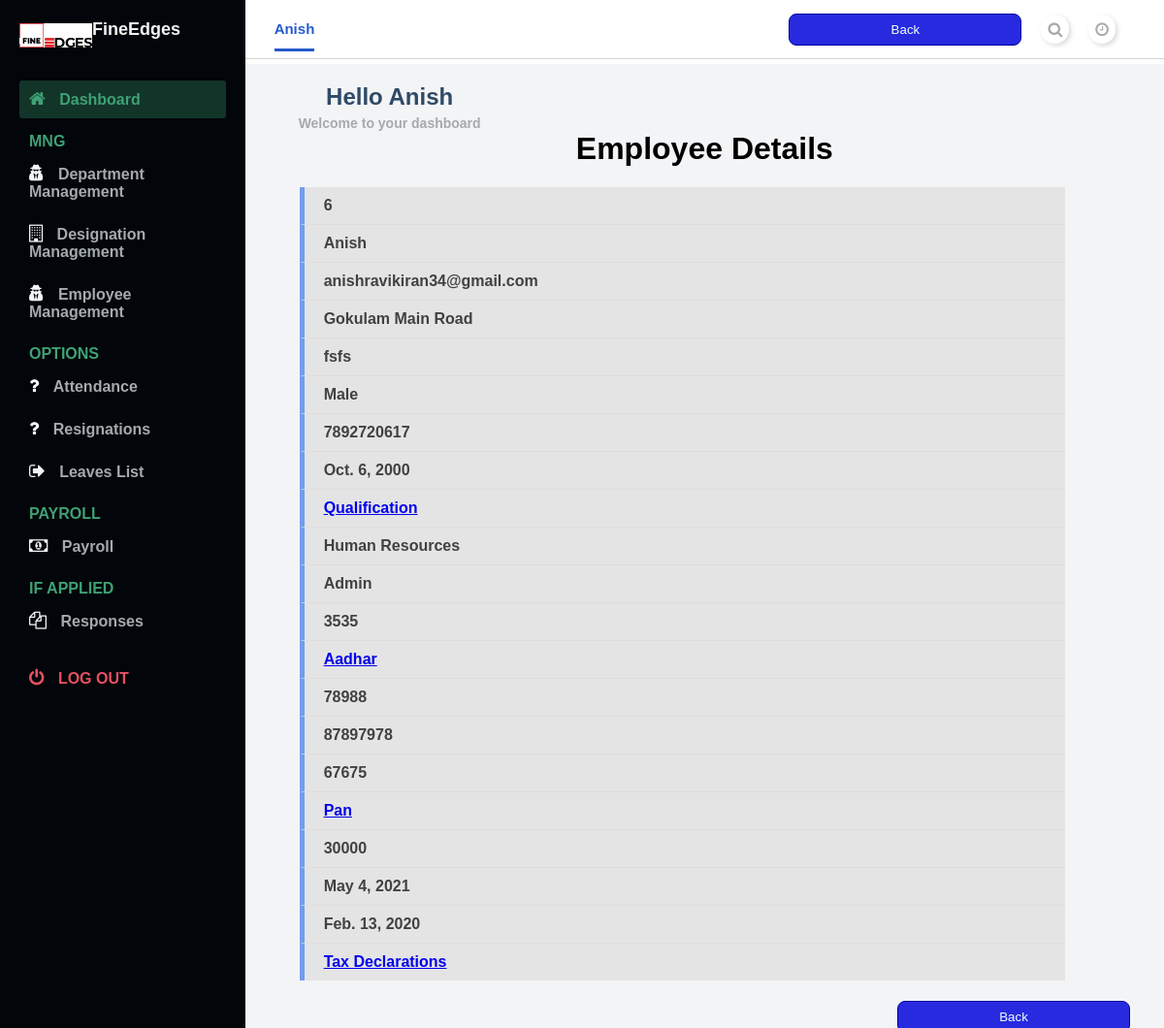
The page /6/employee-more (signed in) on the database its author committed.
### loginanddashboard/models.py (models this page shows, shortened)
class EmplopyeeDetails(models.Model):
    user = models.OneToOneField(User, null=True, blank=True, on_delete=models.CASCADE)
    employee_name = models.CharField(max_length=100)
    email = models.EmailField()
    current_address = models.CharField(max_length=200)
    permanent_address = models.CharField(max_length=200)
    gender = models.CharField(max_length=10)
    mobile_number = models.BigIntegerField(null=True)
    date_of_birth = models.DateField(null=True, auto_created=True)
    qualification = models.FileField(upload_to="qualifications", null=True,)
    department_name = models.ForeignKey(
        Department, null=True, on_delete=models.SET_NULL,
        related_name="dept")
    designation = models.ForeignKey(
        Designation, null=True, on_delete=models.SET_NULL,
        related_name="designation")
    aadhar_number = models.BigIntegerField(null=True)
    aadhar_copy = models.FileField(upload_to="aadhars", null=True)
    bank_name = models.CharField(max_length=200, null=True)
    bank_acc_number = models.BigIntegerField(null=True)
    pan_number = models.BigIntegerField(null=True)
    pan_copy = models.FileField(upload_to="pans", null=True)
    tax_saving_declarations_and_proofs = models.FileField(upload_to="tax_uploads", null=True)
    basic_salary = models.BigIntegerField(null=True)
    date_created = models.DateField(auto_created=True)
    date_join = models.DateField(null=True)

class Department(models.Model):
    department_name = models.CharField(max_length=100)
    def __str__(self):
        return self.department_name

class Designation(models.Model):
    designation_name = models.CharField(max_length=100)
    def __str__(self):
        return self.designation_name

### loginanddashboard/views.py (the view)
# urls.py: path("<int:pk>/employee-more", login_required(login_url='login')(views.EmpViewMoreView.as_view()), name="empviewmore"),
class EmpViewMoreView(DetailView):
    template_name = "loginanddashboard/emp_view_more.html"
    @method_decorator(decorators.allowed_users(allowed_roles=['HR','admin']))
    def dispatch(self, *args, **kwargs):
        return super().dispatch(*args, **kwargs)
    model = models.EmplopyeeDetails
    context_object_name = "employee_obj"

### loginanddashboard/templates/loginanddashboard/emp_view_more.html (shortened to what this page needs)
{% extends 'base.html' %}
{% load static %}
{% block css_files %}
    <link rel="stylesheet" href="{% static "loginanddashboard/department_details.css" %}">
{% endblock css_files %}
    {% block content %}
    <h1>Employee Details</h1>
        <ul class="list-group">
            <li class="list-group-item">{{ employee_obj.id }}</li>
            <li class="list-group-item">{{ employee_obj.employee_name }}</li>
            <li class="list-group-item">{{ employee_obj.email }}</li>
            <li class="list-group-item">{{ employee_obj.current_address }}</li>
            <li class="list-group-item">{{ employee_obj.permanent_address }}</li>
            <li class="list-group-item">{{ employee_obj.gender }}</li>
            <li class="list-group-item">{{ employee_obj.mobile_number }}</li>
            <li class="list-group-item">{{ employee_obj.date_of_birth }}</li>
            <li class="list-group-item"><a href="{{ employee_obj.qualification.url }}">Qualification</a></li>
            <li class="list-group-item">{{ employee_obj.department_name }}</li>
            <li class="list-group-item">{{ employee_obj.designation }}</li>
            <li class="list-group-item">{{ employee_obj.aadhar_number }}</li>
            <li class="list-group-item"><a href="{{ employee_obj.aadhar_copy.url }}">Aadhar</a></li>
            <li class="list-group-item">{{ employee_obj.bank_name }}</li>
            <li class="list-group-item">{{ employee_obj.bank_acc_number }}</li>
            <li class="list-group-item">{{ employee_obj.pan_number }}</li>
            <li class="list-group-item"><a href="{{ employee_obj.pan_copy.url }}">Pan</a></li>
            <li class="list-group-item">{{ employee_obj.basic_salary }}</li>
            <li class="list-group-item">{{ employee_obj.date_created }}</li>
            <li class="list-group-item">{{ employee_obj.date_join }}</li>
            <li class="list-group-item"><a href="{{ employee_obj.tax_saving_declarations_and_proofs.url }}">Tax Declarations</a></li>
        </ul>
        <button><a href="{% url 'emplist' %}">Back</a></button>
    {% endblock %}

### templates/base.html (shortened to what this page needs)
{% load static %}
<!DOCTYPE html>
<html lang="en">
  <head>
    <link
      rel="stylesheet"
      href="https://stackpath.bootstrapcdn.com/font-awesome/4.7.0/css/font-awesome.min.css"
    />
    <link rel="stylesheet" href="{% static 'base.css' %}" />
    {% block css_files %}
    {% endblock css_files %}
  </head>
  <body id="body">
    <div class="container">
      <nav class="navbar">
        <div class="navbar__left">
          <a class="active_link" href="#">{{request.user}}</a>
        </div>
        <div class="navbar__right">
        <button><a href="{% url 'home' %}">Back</a></button>
          <a href="#">
            <i class="fa fa-search" aria-hidden="true"></i>
          </a>
          <a href="#">
            <i class="fa fa-clock-o" aria-hidden="true"></i>
          </a>
        </div>
      </nav>
      <main>
        <div class="main__container">
          <div class="main__title">
            <div class="main__greeting">
              <h1>Hello {{request.user}}</h1>
              <p>Welcome to your dashboard</p>
            </div>
          </div>
        {% block content %}
        {% endblock content %}
        </div>
      </main>
      <div id="sidebar">
        <div class="sidebar__title">
          <div class="sidebar__img">
            <img src="{% static 'loginanddashboard/images/finedgeslogo.jpeg' %}" alt="logo" />
            <h1>FineEdges</h1>
          </div>
        </div>
        <div class="sidebar__menu">
          <div class="sidebar__link active_menu_link">
            <i class="fa fa-home"></i>
            <a href="{% url 'home' %}">Dashboard</a>
          </div>
          <h2>MNG</h2>
          <div class="sidebar__link">
            <i class="fa fa-user-secret" aria-hidden="true"></i>
            <a href="{% url 'deplist' %}">Department Management</a>
          </div>
          <div class="sidebar__link">
            <i class="fa fa-building-o"></i>
            <a href="{% url 'deslist' %}">Designation Management</a>
          </div>
          <div class="sidebar__link">
            <i class="fa fa-user-secret"></i>
            <a href="{% url 'emplist' %}">Employee Management</a>
          </div>
          <h2>OPTIONS</h2>
         <div class="sidebar__link">
            <i class="fa fa-question"></i>
            <a href="{% url 'empupload' %}">Attendance</a>
          </div>
          <div class="sidebar__link">
            <i class="fa fa-question"></i>
            <a href="{% url 'empreslist' %}">Resignations</a>
          </div>
          <div class="sidebar__link">
            <i class="fa fa-sign-out"></i>
            <a href="{% url 'emplevlist' %}">Leaves List</a>
          </div>
          <h2>PAYROLL</h2>
          <div class="sidebar__link">
            <i class="fa fa-money"></i>
            <a href="{% url 'paycal' %}">Payroll</a>
          </div>
          <h2>IF APPLIED</h2>
          <div class="sidebar__link">
            <i class="fa fa-files-o"></i>
            <a href="{% url 'responses' %}">Responses</a>
          </div>
          <div class="sidebar__logout">
            <i class="fa fa-power-off"></i>
            <a href="{% url "logout" %}">Log out</a>
          </div>
        </div>
      </div>
    </div>
  </body>
</html>

### static/base.css (style rules this page uses)
* { margin: 0; padding: 0; }
body { box-sizing: border-box; font-family: "Lato", sans-serif; }
.container { display: grid; height: 100vh; grid-template-columns: 0.8fr 1fr 1fr 1fr; grid-template-rows: 0.2fr 3fr; grid-template-areas: "sidebar nav nav nav" "sidebar main main main"; }
.navbar { background: #ffffff; grid-area: nav; height: 60px; display: flex; align-items: center; justify-content: space-between; padding: 0 30px 0 30px; border-bottom: 1px solid lightgray; }
.navbar__left > a { margin-right: 30px; text-decoration: none; color: #a5aaad; font-size: 15px; font-weight: 700; }
.navbar__left .active_link { color: #265acc; border-bottom: 3px solid #265acc; padding-bottom: 12px; }
.navbar__right { display: flex; justify-content: center; align-items: center; }
.navbar__right > a { margin-left: 20px; text-decoration: none; }
.navbar__right > a > i { color: #a5aaad; font-size: 16px; border-radius: 50px; background: #ffffff; box-shadow: 2px 2px 5px #d9d9d9, -2px -2px 5px #ffffff; padding: 7px; }
main { background: #f3f4f6; grid-area: main; overflow-y: auto; }
.main__container { padding: 20px 35px; }
.main__title { display: flex; align-items: center; }
.main__greeting > h1 { font-size: 24px; color: #2e4a66; margin-bottom: 5px; }
.main__greeting > p { font-size: 14px; font-weight: 700; color: #a5aaad; }
#sidebar { background: #020509; grid-area: sidebar; overflow-y: auto; padding: 20px; -webkit-transition: all 0.5s; transition: all 0.5s; }
.sidebar__title { display: flex; justify-content: space-between; align-items: center; color: #f3f4f6; margin-bottom: 30px; }
.sidebar__img { display: flex; align-items: center; }
.sidebar__title > div > img { width: 75px; object-fit: contain; }
.sidebar__title > div > h1 { font-size: 18px; display: inline; }
.sidebar__menu > h2 { color: #3ea175; font-size: 16px; margin-top: 15px; margin-bottom: 5px; padding: 0 10px; font-weight: 700; }
.sidebar__link { color: #f3f4f6; padding: 10px; border-radius: 3px; margin-bottom: 5px; }
.active_menu_link { background: rgba(62, 161, 117, 0.3); color: #3ea175; }
.active_menu_link a { color: #3ea175 !important; }
.sidebar__link > a { text-decoration: none; color: #a5aaad; font-weight: 700; }
.sidebar__link > i { margin-right: 10px; font-size: 18px; }
.sidebar__logout { margin-top: 20px; padding: 10px; color: #e65061; }
.sidebar__logout > a { text-decoration: none; color: #e65061; font-weight: 700; text-transform: uppercase; }
.sidebar__logout > i { margin-right: 10px; font-size: 18px; }
button a:link { text-decoration: none; color: azure; }

### loginanddashboard/static/loginanddashboard/department_details.css (style rules this page uses)
body { font-family: sans-serif; margin: 0; }
h1 { text-align: center; font-weight: bold; margin-bottom: 12px; }
button { cursor: pointer; padding: 0.5rem 1.5rem; border-radius: 8px; background-color: rgb(39, 42, 223); color: white; border: 1px solid rgb(0, 3, 158); width: 15rem; position: relative; float: right; }
button a:link { text-decoration: none; color: azure; }
.list-group { box-decoration-break: clone; list-style: none; margin: 1em; width: 90%; padding: 5px; font-family: Verdana, sans-serif; }
.list-group ul, .list-group li { border-left: 5px solid rgb(113, 157, 240); background-color: #e4e4e4; list-style-type: none; padding: 10px 20px; border-bottom: 1px solid #ddd; margin: 0; color: rgb(65, 65, 65); font-weight: bold; }
ul li:last-child { border-bottom: none }

### rows shown on the page
EmplopyeeDetails: id "6", employee_name "Anish", email "anishravikiran34@gmail.com", current_address "Gokulam Main Road", permanent_address "fsfs", gender "Male", mobile_number "7892720617", date_of_birth "Oct. 6, 2000", department_name "Human Resources", designation "Admin", aadhar_number "3535", bank_name "78988", bank_acc_number "87897978", pan_number "67675", basic_salary "30000", date_created "May 4, 2021", date_join "Feb. 13, 2020"

### other values the page prints
{{ request.user }} "Anish"
